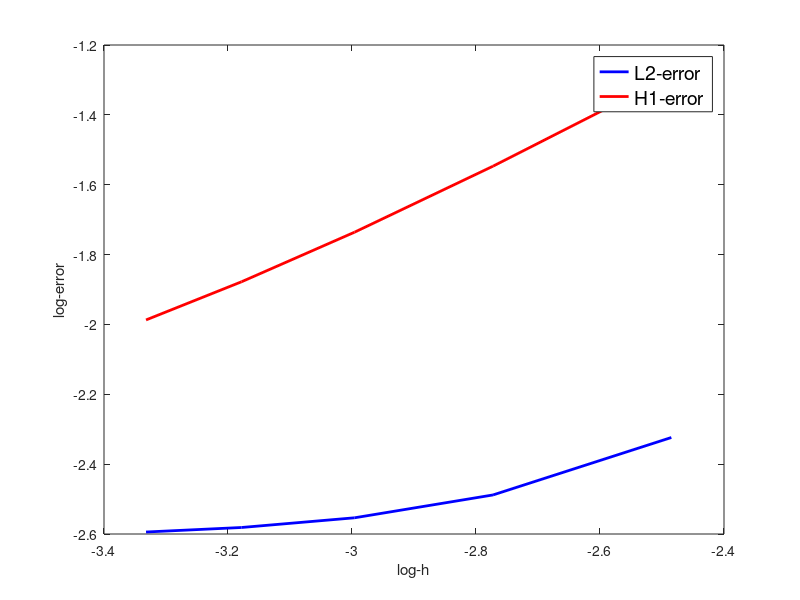

The MATLAB script that drew this image:
% plot the error
figure;
log_h = [1/12,1/16,1/20,1/24,1/28];
log_h = log(log_h);


% =========================================================================
% deg=1
log_L2_error = [0.0979075908235058,0.0830596670159659,0.0778037277190330,...
    0.0756722952085487,0.0746991192539494];
log_L2_error = log(log_L2_error);
log_H1_error = [0.276047499591993,0.212887585430118,0.176257650160837,...
    0.152928304061990,0.137089232566351];
log_H1_error = log(log_H1_error);
% =========================================================================



plot(log_h, log_L2_error,'b-', 'LineWidth', 2);
hold on;
plot(log_h, log_H1_error,'r-', 'LineWidth', 2);
xlabel("log-h");
ylabel("log-error");
legend('L2-error', 'H1-error','Location', 'Best', 'FontSize', 14, 'Box', 'on');

% rate of error
L2_rate_error = zeros(length(log_h)-1,1);
H1_rate_error = zeros(length(log_h)-1,1);
for ii = 1:length(log_h)-1
    L2_rate_error(ii) = (log_L2_error(ii+1) - log_L2_error(ii))/(log_h(ii+1)-log_h(ii));
    H1_rate_error(ii) = (log_H1_error(ii+1) - log_H1_error(ii))/(log_h(ii+1)-log_h(ii));
end